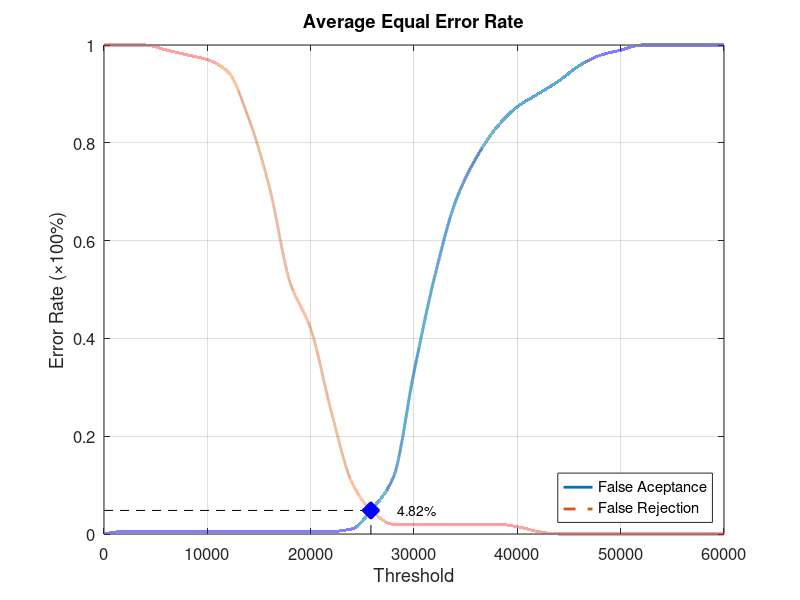
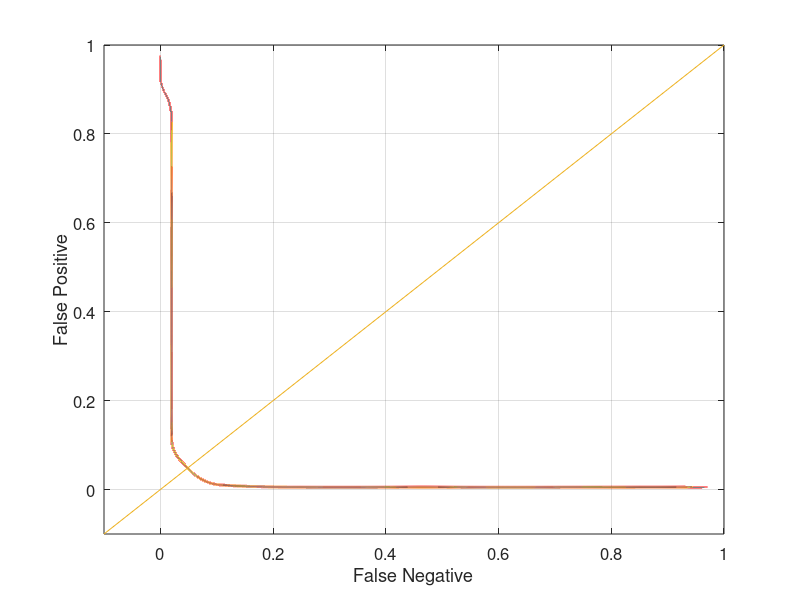

MATLAB code to generate these figures, in order:
function yEER = Database2_1
close all;
clear;
clc;
x = 0:2000:60000;
xq = 0:0.5:60000;

y0 = [0 0.00526316 0.00526316 0.00526316 0.00526316 0.00526316 0.00526316 0.00526316 0.00526316 0.00526316 0.00526316 0.00526316 0.0105263 0.0526316 0.115789 0.331579 0.526316 0.678947 0.768421 0.831579 0.873684 0.9 0.926316 0.957895 0.978947 0.989474 1 1 1 1 1];
yy0 = interp1(x, y0, xq, 'pchip');
y1 = [1 1 1 0.99 0.98 0.97 0.945 0.85 0.71 0.515 0.42 0.25 0.105 0.045 0.02 0.02 0.02 0.02 0.02 0.02 0.015 0.005 0 0 0 0 0 0 0 0 0];
yy1 = interp1(x, y1, xq, 'pchip');

% Calculating EER: 
y2 = abs(y0 - y1);
find(y2 == min(y2))
yy2 = abs(yy0 - yy1);
xEER = find(yy2 == min(yy2));
xEERIndex = xq(xEER) % X-axis EER
yEER = yy0(xEER) % Y-axis EER

main = figure
plot(xq, yy0,'-','LineWidth', 2);	hold on
plot(xq, yy1,'--','LineWidth', 2);	hold on
plot([xEERIndex xEERIndex], [0 yEER], 'k--');	hold on
plot([0 xEERIndex], [yEER yEER], 'k--');	hold on
plot(xEERIndex, yEER, 'bx', 'LineWidth', 10);	hold on
text(xEERIndex + 10 * xEERIndex / 100, yEER, [num2str(round((10000 * yEER)) / 100) '%'])
legend('False Aceptance', 'False Rejection', 'Location', 'SouthEast')
xlabel('Threshold')
ylabel('Error Rate (\times100%)')
title('Average Equal Error Rate')
set(gca, 'FontSize', 12)
axis([0 60000 0 1])
grid on

print(main, 'Database2_1Main', '-dpng');
FNRxFPR = figure('Color', [1 1 1]);
plot(yy1, yy0, '-', yy1, yy0, 'LineWidth', 2);
hold on
y = -0.1:0.1:1
plot(y, y); 
set(gca, 'FontSize', 12)
xlabel('False Negative')
ylabel('False Positive')
axis([-0.1 1 -0.1 1])
set(gca, 'FontSize', 12)
grid on

print(FNRxFPR, 'Database2_1FNRxFPR','-dpng');
end
